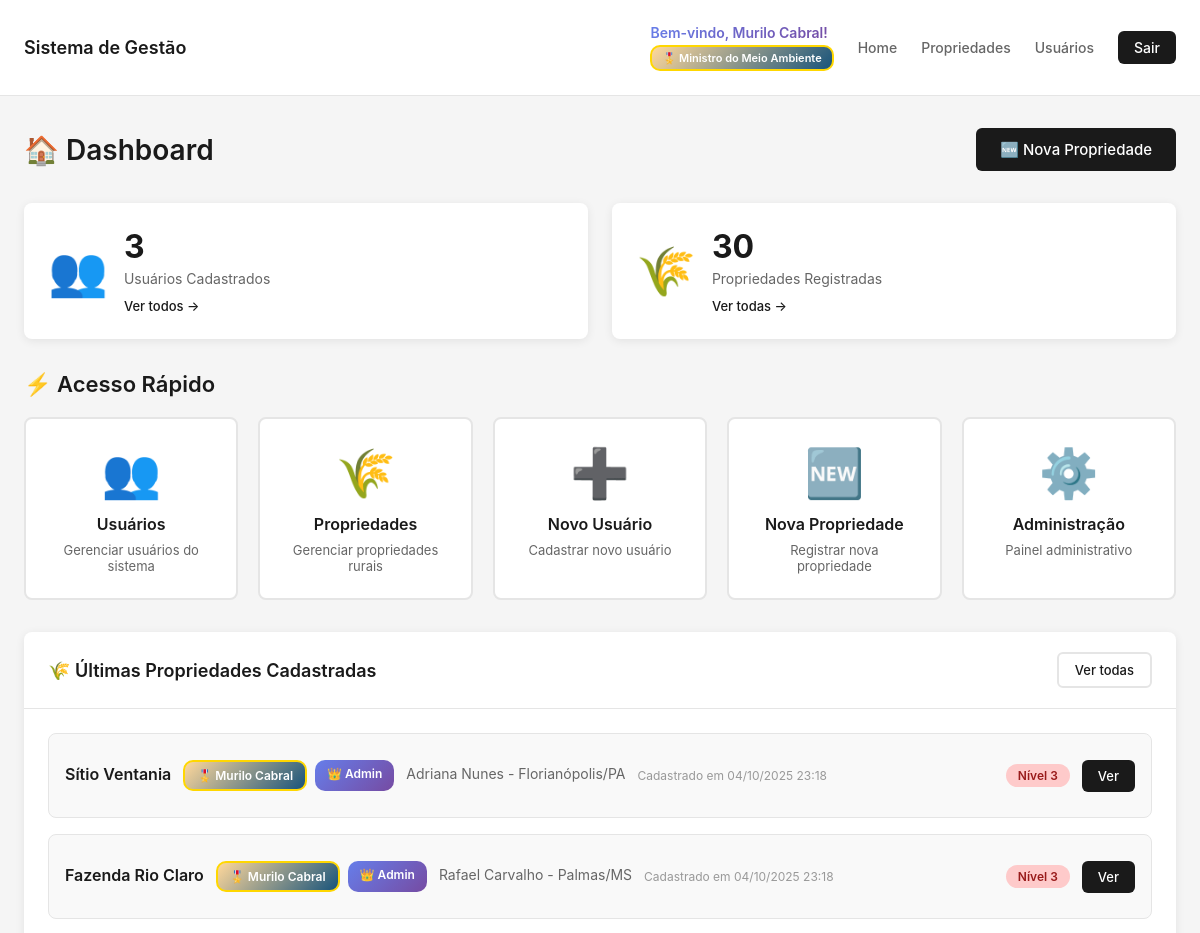
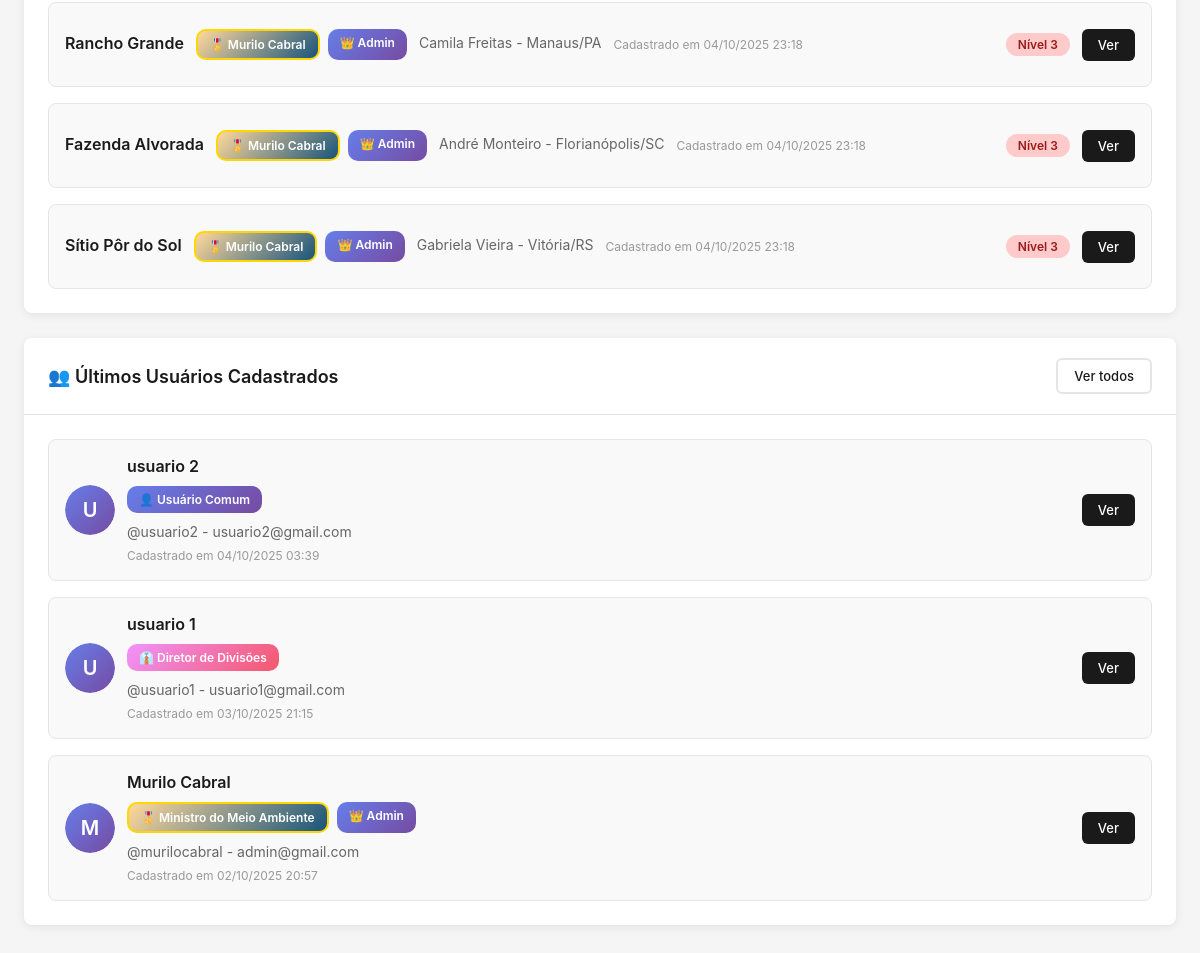
The app's page / (signed in) with its own data (2 pictures, top to bottom).
### core/models.py (models this page shows, shortened)
class PerfilUsuario(models.Model):
    TIPO_PERFIL_CHOICES = [
        ('COMUM', 'Usuário Comum'),
        ('DIRETOR', 'Diretor de Divisões'),
        ('MINISTRO', 'Ministro do Meio Ambiente'),
    ]
    usuario = models.OneToOneField(User, on_delete=models.CASCADE, related_name='perfil')
    tipo_perfil = models.CharField(
        max_length=10,
        choices=TIPO_PERFIL_CHOICES,
        default='COMUM',
        verbose_name="Tipo de Perfil"
    )
    foto = models.ImageField(upload_to='fotos_usuarios/', verbose_name="Foto do Usuário", null=True, blank=True)
    telefone = models.CharField(max_length=20, verbose_name="Telefone", blank=True)
    cpf = models.CharField(max_length=14, verbose_name="CPF", blank=True, unique=True, null=True)
    data_nascimento = models.DateField(verbose_name="Data de Nascimento", null=True, blank=True)
    endereco = models.TextField(verbose_name="Endereço", blank=True)
    bio = models.TextField(verbose_name="Biografia", blank=True, max_length=500)
    data_cadastro = models.DateTimeField(auto_now_add=True, verbose_name="Data de Cadastro")
    data_atualizacao = models.DateTimeField(auto_now=True, verbose_name="Última Atualização")
    def get_tipo_perfil_display_icon(self):
        icons = {
            'COMUM': '👤',
            'DIRETOR': '👔',
            'MINISTRO': '🎖️',
        }
        return icons.get(self.tipo_perfil, '👤')
    class Meta:
        verbose_name = "Perfil de Usuário"
        verbose_name_plural = "Perfis de Usuários"
        ordering = ['-data_cadastro']

class PropriedadeRural(models.Model):
    NIVEL_CHOICES = [
        (1, 'Nível 1 - Baixo Impacto'),
        (2, 'Nível 2 - Médio Impacto'),
        (3, 'Nível 3 - Alto Impacto'),
    ]
    nome_propriedade = models.CharField(max_length=200, verbose_name="Nome da Propriedade")
    proprietario = models.CharField(max_length=200, verbose_name="Nome do Proprietário")
    cpf_cnpj = models.CharField(max_length=18, verbose_name="CPF/CNPJ")
    endereco = models.TextField(verbose_name="Endereço Completo")
    cidade = models.CharField(max_length=100, verbose_name="Cidade")
    estado = models.CharField(max_length=2, verbose_name="Estado (UF)")
    area_hectares = models.DecimalField(
        max_digits=10,
        decimal_places=2,
        validators=[MinValueValidator(0.01)],
        verbose_name="Área em Hectares"
    )
    agrotoxico_utilizado = models.CharField(max_length=200, verbose_name="Agrotóxico Proibido Utilizado")
    nivel_impacto = models.IntegerField(
        choices=NIVEL_CHOICES,
        verbose_name="Nível de Impacto Ambiental"
    )
    descricao_impacto = models.TextField(
        verbose_name="Descrição do Impacto",
        help_text="Descreva os impactos observados nos lençóis freáticos, rios e mares"
    )
    data_identificacao = models.DateField(
        default=timezone.now,
        verbose_name="Data de Identificação"
    )
    latitude = models.DecimalField(
        max_digits=9,
        decimal_places=6,
        null=True,
        blank=True,
        verbose_name="Latitude"
    )
    longitude = models.DecimalField(
        max_digits=9,
        decimal_places=6,
        null=True,
        blank=True,
        verbose_name="Longitude"
    )
    usuario_cadastro = models.ForeignKey(
        User,
        on_delete=models.SET_NULL,
        null=True,
        verbose_name="Cadastrado por"
    )
    data_cadastro = models.DateTimeField(auto_now_add=True, verbose_name="Data de Cadastro")
    data_atualizacao = models.DateTimeField(auto_now=True, verbose_name="Última Atualização")
    ativo = models.BooleanField(default=True, verbose_name="Registro Ativo")
    class Meta:
        verbose_name = "Propriedade Rural"
        verbose_name_plural = "Propriedades Rurais"
        ordering = ['-data_cadastro']

### core/views.py (the view)
# urls.py: path("", views.index, name="index"),
@login_required
def index(request):
    pode_criar_usuarios_flag = pode_criar_usuarios(request.user)
    pode_criar_propriedades_flag = pode_criar_propriedades(request.user)
    niveis_permitidos = obter_niveis_visualizacao(request.user)
    total_usuarios = User.objects.count()
    total_propriedades = PropriedadeRural.objects.filter(
        ativo=True,
        nivel_impacto__in=niveis_permitidos
    ).count()
    ultimas_propriedades = PropriedadeRural.objects.filter(
        ativo=True,
        nivel_impacto__in=niveis_permitidos
    ).order_by('-data_cadastro')[:5]
    ultimos_usuarios = None
    if request.user.is_staff:
        ultimos_usuarios = User.objects.order_by('-date_joined')[:5]
    context = {
        'total_usuarios': total_usuarios,
        'total_propriedades': total_propriedades,
        'ultimas_propriedades': ultimas_propriedades,
        'ultimos_usuarios': ultimos_usuarios,
        'pode_criar_usuarios': pode_criar_usuarios_flag,
        'pode_criar_propriedades': pode_criar_propriedades_flag,
    }
    return render(request, 'core/index.html', context)

### core/views.py (called while the page is built, shortened)
def pode_criar_usuarios(usuario):
    if not usuario.is_authenticated:
        return False
    if usuario.is_staff or usuario.is_superuser:
        return True
    if not hasattr(usuario, 'perfil'):
        return False
    return usuario.perfil.tipo_perfil in ['MINISTRO', 'DIRETOR']

def obter_niveis_visualizacao(usuario):
    if not usuario.is_authenticated:
        return []
    if usuario.is_staff or usuario.is_superuser:
        return [1, 2, 3]

def pode_criar_propriedades(usuario):
    if not usuario.is_authenticated:
        return False
    if usuario.is_staff or usuario.is_superuser:
        return True
    if not hasattr(usuario, 'perfil'):
        return False
    return usuario.perfil.tipo_perfil in ['MINISTRO', 'DIRETOR']

### core/templates/core/index.html (shortened to what this page needs)
{% extends 'core/base.html' %}
{% load static %}
{% block extra_styles %}
<link rel="stylesheet" href="{% static 'core/css/index.css' %}" />
{% endblock %}
{% block content %}
<div class="page-header">
  <h1>🏠 Dashboard</h1>
  {% if pode_criar_propriedades %}
  <a href="{% url 'propriedade_create' %}" class="btn-primary">
    🆕 Nova Propriedade
  </a>
  {% endif %}
</div>
<div class="stats-grid">
  <div class="stat-card">
    <div class="stat-icon">👥</div>
    <div class="stat-info">
      <h3>{{ total_usuarios }}</h3>
      <p>Usuários Cadastrados</p>
      <a href="{% url 'usuarios_list' %}" class="stat-link">Ver todos →</a>
    </div>
  </div>
  <div class="stat-card">
    <div class="stat-icon">🌾</div>
    <div class="stat-info">
      <h3>{{ total_propriedades }}</h3>
      <p>Propriedades Registradas</p>
      <a href="{% url 'propriedades_list' %}" class="stat-link">Ver todas →</a>
    </div>
  </div>
</div>
<div class="quick-menu">
  <h2>⚡ Acesso Rápido</h2>
  <div class="menu-grid">
    <a href="{% url 'usuarios_list' %}" class="menu-card">
      <div class="menu-icon">👥</div>
      <h3>Usuários</h3>
      <p>Gerenciar usuários do sistema</p>
    </a>
    <a href="{% url 'propriedades_list' %}" class="menu-card">
      <div class="menu-icon">🌾</div>
      <h3>Propriedades</h3>
      <p>Gerenciar propriedades rurais</p>
    </a>
    {% if pode_criar_usuarios %}
    <a href="{% url 'usuario_create' %}" class="menu-card">
      <div class="menu-icon">➕</div>
      <h3>Novo Usuário</h3>
      <p>Cadastrar novo usuário</p>
    </a>
    {% endif %}
    {% if pode_criar_propriedades %}
    <a href="{% url 'propriedade_create' %}" class="menu-card">
      <div class="menu-icon">🆕</div>
      <h3>Nova Propriedade</h3>
      <p>Registrar nova propriedade</p>
    </a>
    {% endif %}
    {% if request.user.is_staff %}
    <a href="/admin/" class="menu-card">
      <div class="menu-icon">⚙️</div>
      <h3>Administração</h3>
      <p>Painel administrativo</p>
    </a>
    {% endif %}
  </div>
</div>
{% if ultimas_propriedades %}
<div class="card">
  <div class="card-header">
    <h3>🌾 Últimas Propriedades Cadastradas</h3>
    <a href="{% url 'propriedades_list' %}" class="btn-secondary">Ver todas</a>
  </div>
  <div class="card-body">
    <div class="list-recent">
      {% for propriedade in ultimas_propriedades %}
      <div class="recent-item">
        <div class="recent-info">
          <h4>{{ propriedade.nome_propriedade }}</h4>
          <div class="user-badges-home">
            {% if propriedade.usuario_cadastro %}
            <span class="badge-perfil-home badge-perfil-{{ propriedade.usuario_cadastro.perfil.tipo_perfil|lower }}">
              {{ propriedade.usuario_cadastro.perfil.get_tipo_perfil_display_icon }} {{ propriedade.usuario_cadastro.get_full_name|default:propriedade.usuario_cadastro.username }}
            </span>
            {% if propriedade.usuario_cadastro.is_staff %}
            <span class="badge-admin-home">👑 Admin</span>
            {% endif %}
            {% endif %}
          </div>
          <p>{{ propriedade.proprietario }} - {{ propriedade.cidade }}/{{ propriedade.estado }}</p>
          <small>Cadastrado em {{ propriedade.data_cadastro|date:"d/m/Y H:i" }}</small>
        </div>
        <div class="recent-actions">
          <span class="badge badge-nivel-{{ propriedade.nivel_impacto }}">
            Nível {{ propriedade.nivel_impacto }}
          </span>
          <a href="{% url 'propriedade_detail' propriedade.pk %}" class="btn-action">Ver</a>
        </div>
      </div>
      {% endfor %}
    </div>
  </div>
</div>
{% endif %}
{% if ultimos_usuarios %}
<div class="card">
  <div class="card-header">
    <h3>👥 Últimos Usuários Cadastrados</h3>
    <a href="{% url 'usuarios_list' %}" class="btn-secondary">Ver todos</a>
  </div>
  <div class="card-body">
    <div class="list-recent">
      {% for usuario in ultimos_usuarios %}
      <div class="recent-item">
        <div class="recent-info">
          <div class="user-avatar-small">
            {% if usuario.perfil.foto %}
            <img src="{{ usuario.perfil.foto.url }}" alt="{{ usuario.get_full_name }}">
            {% else %}
            <div class="avatar-placeholder">{{ usuario.first_name.0|default:usuario.username.0|upper }}</div>
            {% endif %}
          </div>
          <div>
            <h4>{{ usuario.get_full_name|default:usuario.username }}</h4>
            <div class="user-badges-home">
              <span class="badge-perfil-home badge-perfil-{{ usuario.perfil.tipo_perfil|lower }}">
                {{ usuario.perfil.get_tipo_perfil_display_icon }} {{ usuario.perfil.get_tipo_perfil_display }}
              </span>
              {% if usuario.is_staff %}
              <span class="badge-admin-home">👑 Admin</span>
              {% endif %}
            </div>
            <p>@{{ usuario.username }} - {{ usuario.email }}</p>
            <small>Cadastrado em {{ usuario.date_joined|date:"d/m/Y H:i" }}</small>
          </div>
        </div>
        <div class="recent-actions">
          <a href="{% url 'usuario_detail' usuario.pk %}" class="btn-action">Ver</a>
        </div>
      </div>
      {% endfor %}
    </div>
  </div>
</div>
{% endif %}
{% endblock %}

### core/templates/core/base.html (shortened to what this page needs)
{% load static %}
<!DOCTYPE html>
<html lang="pt-br">
  <head>
    <link rel="stylesheet" href="{% static 'core/css/base.css' %}" />
    {% block extra_styles %}{% endblock %}
  </head>
  <body>
    <nav class="navbar">
      <div class="navbar-container">
        <a class="navbar-brand" href="{% url 'index' %}"
          >Sistema de Gestão</a
        >
        <div class="navbar-nav">
          {% if user.is_authenticated %}
          <div class="user-info-navbar">
            <span class="welcome-message">
              Bem-vindo, {{ user.get_full_name|default:user.username }}!
            </span>
            <span class="badge-perfil-nav badge-perfil-{{ user.perfil.tipo_perfil|lower }}">
              {{ user.perfil.get_tipo_perfil_display_icon }} {{ user.perfil.get_tipo_perfil_display }}
            </span>
          </div>
          <a class="nav-link" href="{% url 'index' %}">Home</a>
          <a class="nav-link" href="{% url 'propriedades_list' %}"
            >Propriedades</a
          >
          <a class="nav-link" href="{% url 'usuarios_list' %}">Usuários</a>
          <a class="btn-logout" href="{% url 'logout' %}">Sair</a>
          {% else %}
          <a class="btn-login" href="{% url 'login' %}">Entrar</a>
          {% endif %}
        </div>
      </div>
    </nav>
    <main class="container">
       {% block content %}{% endblock %}
    </main>
  </body>
</html>

### core/static/core/css/base.css (style rules this page uses)
* { margin: 0; padding: 0; box-sizing: border-box; }
body { font-family: -apple-system, BlinkMacSystemFont, "Segoe UI", Roboto, "Helvetica Neue", Arial, sans-serif; background-color: #f5f5f5; min-height: 100vh; }
.navbar { background-color: white; border-bottom: 1px solid #e5e5e5; padding: 16px 0; }
.navbar-container { max-width: 1200px; margin: 0 auto; padding: 0 24px; display: flex; justify-content: space-between; align-items: center; }
.navbar-brand { font-size: 18px; font-weight: 600; color: #1a1a1a; text-decoration: none; }
.navbar-nav { display: flex; gap: 24px; align-items: center; }
.user-info-navbar { display: flex; flex-direction: column; gap: 4px; padding: 8px 0; }
.welcome-message { color: #1a1a1a; font-size: 14px; font-weight: 600; background: linear-gradient(135deg, #667eea 0%, #764ba2 100%); background-clip: text; -webkit-background-clip: text; -webkit-text-fill-color: transparent; white-space: nowrap; }
.badge-perfil-nav { display: inline-block; padding: 4px 10px; border-radius: 10px; font-size: 11px; font-weight: 600; white-space: nowrap; align-self: flex-start; }
.badge-perfil-comum { background: #e0f2fe; color: #075985; }
.badge-perfil-diretor { background: #ddd6fe; color: #5b21b6; }
.badge-perfil-ministro { background: #fef3c7; color: #92400e; border: 2px solid #f59e0b; }
.nav-link { color: #666; text-decoration: none; font-size: 14px; font-weight: 500; transition: color 0.2s ease; }
.btn-logout { background: #1a1a1a; color: white; border: none; padding: 8px 16px; border-radius: 6px; font-size: 14px; font-weight: 500; cursor: pointer; text-decoration: none; display: inline-block; transition: background-color 0.2s ease; }
.container { max-width: 1200px; margin: 32px auto; padding: 0 24px; }

### records on screen
PropriedadeRural: nome_propriedade "Sítio Ventania", usuario_cadastro.perfil.get_tipo_perfil_display_icon "🎖️", usuario_cadastro.get_full_name "Murilo Cabral", shows "👑 Admin", proprietario "Adriana Nunes", cidade "Florianópolis", estado "PA", data_cadastro "04/10/2025 23:18", nivel_impacto "3"
PropriedadeRural: nome_propriedade "Fazenda Rio Claro", usuario_cadastro.perfil.get_tipo_perfil_display_icon "🎖️", usuario_cadastro.get_full_name "Murilo Cabral", shows "👑 Admin", proprietario "Rafael Carvalho", cidade "Palmas", estado "MS", data_cadastro "04/10/2025 23:18", nivel_impacto "3"
PropriedadeRural: nome_propriedade "Rancho Grande", usuario_cadastro.perfil.get_tipo_perfil_display_icon "🎖️", usuario_cadastro.get_full_name "Murilo Cabral", shows "👑 Admin", proprietario "Camila Freitas", cidade "Manaus", estado "PA", data_cadastro "04/10/2025 23:18", nivel_impacto "3"
PropriedadeRural: nome_propriedade "Fazenda Alvorada", usuario_cadastro.perfil.get_tipo_perfil_display_icon "🎖️", usuario_cadastro.get_full_name "Murilo Cabral", shows "👑 Admin", proprietario "André Monteiro", cidade "Florianópolis", estado "SC", data_cadastro "04/10/2025 23:18", nivel_impacto "3"
PropriedadeRural: nome_propriedade "Sítio Pôr do Sol", usuario_cadastro.perfil.get_tipo_perfil_display_icon "🎖️", usuario_cadastro.get_full_name "Murilo Cabral", shows "👑 Admin", proprietario "Gabriela Vieira", cidade "Vitória", estado "RS", data_cadastro "04/10/2025 23:18", nivel_impacto "3"

### other values on screen
{{ user.get_full_name|default:user.username }} "Murilo Cabral"
{{ user.perfil.get_tipo_perfil_display_icon }} "🎖️"
{{ user.perfil.get_tipo_perfil_display }} "Ministro do Meio Ambiente"
{{ total_usuarios }} "3"
{{ total_propriedades }} "30"
{{ usuario.first_name.0|default:usuario.username.0|upper }} "U"
{{ usuario.get_full_name|default:usuario.username }} "usuario 2"
{{ usuario.perfil.get_tipo_perfil_display_icon }} "👤"
{{ usuario.perfil.get_tipo_perfil_display }} "Usuário Comum"
{{ usuario.username }} "usuario2"
{{ usuario.email }} "usuario2@gmail.com"
{{ usuario.date_joined|date:"d/m/Y H:i" }} "04/10/2025 03:39"
{{ usuario.get_full_name|default:usuario.username }} "usuario 1"
{{ usuario.perfil.get_tipo_perfil_display_icon }} "👔"
{{ usuario.perfil.get_tipo_perfil_display }} "Diretor de Divisões"
